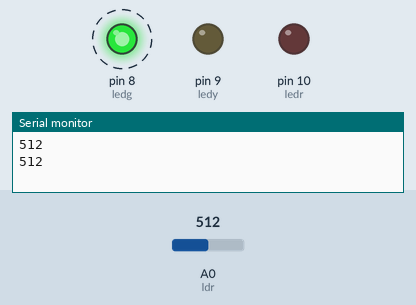
This sketch was run on a simulated Arduino Uno, built with avr-gcc and run on an emulated ATmega328P. On the bench: output pins drawn as LEDs (lit = HIGH), the last lines printed to the serial monitor. Dashed ring = blinking. The inputs (shaded band) are chosen by the test bench; at power-on: A0 (ldr) = 512.

Above: at 1.2 s.
1.3 s: A0 (ldr) set to 86
4.3 s: A0 (ldr) set to 75
At 5.3 s:
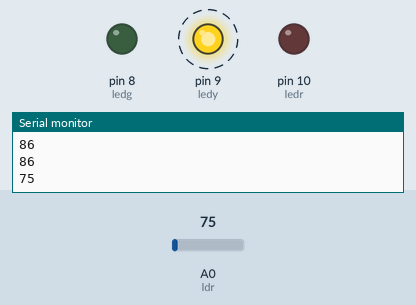
7.3 s: A0 (ldr) set to 33
10.3 s: A0 (ldr) set to 26
At 11.4 s:
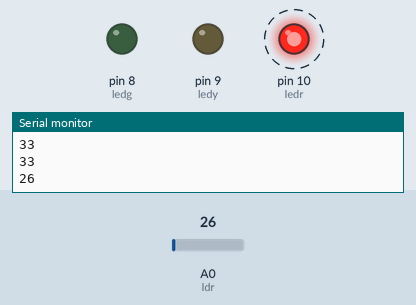
13.3 s: A0 (ldr) set to 90
At 13.9 s:
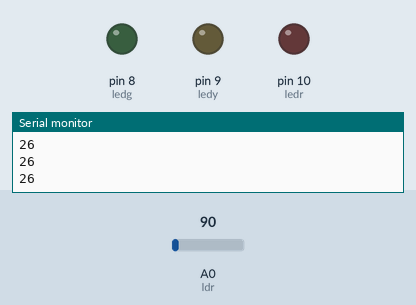
16.3 s: A0 (ldr) set to 70
At 17.4 s:
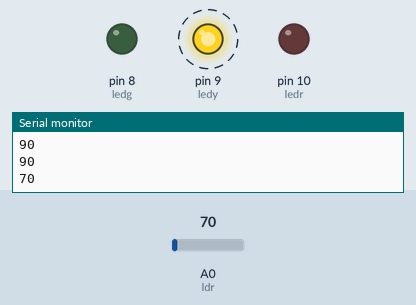
Timing chart, 0 to 20.3 s (numbered marks = the images above; inputs shaded):
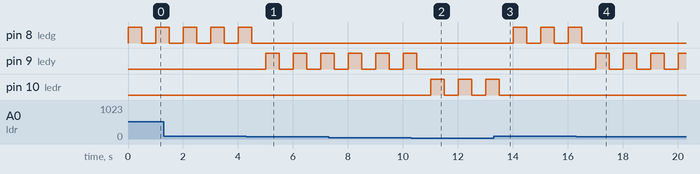

The sketch:

LDR_niveis_de_luz.ino
```cpp
// Variáveis de LEDs
#define ldr A0
int ledr = 10; // LED Vermelho
int ledy = 9; // LED Amarelo
int ledg = 8; // LED Verde

// Variável contador

void setup() {
// Especificando que o LED RGB terá 3 saídas (3 pinos).
  pinMode(ledr, OUTPUT);
  pinMode(ledg, OUTPUT);
  pinMode(ledy, OUTPUT);
  Serial.begin(9600);
}

void loop() {
  if (analogRead(ldr) > 80){ // Neste caso, quando tiver muita luz, o led verde irá ascender
    Serial.println(analogRead(ldr));
    vd();
  }
  else if ((analogRead(ldr) <= 80) && (analogRead(ldr) >= 30)){ // Neste caso, quando tiver luz média, o led amarelo irá ascender
    Serial.println(analogRead(ldr));
    am();
  }else{ // Neste caso, quando tiver pouca luz, o led vermelho irá ascender
    Serial.println(analogRead(ldr));
    vm();
  }
}

void vm(void){
  digitalWrite(ledr, HIGH);
  delay(500);
  digitalWrite(ledr, LOW);
  delay(500);
}

void vd(void){
  digitalWrite(ledg, HIGH);
  delay(500);
  digitalWrite(ledg, LOW);
  delay(500);
}

void am(void){
  digitalWrite(ledy, HIGH);
  delay(500);
  digitalWrite(ledy, LOW);
  delay(500);
}
```

Measured:
- the behaviour switches between 81 and 80 on A0 (ldr) (found by bisection; images 0 and 1)
- the behaviour switches between 30 and 29 on A0 (ldr) (found by bisection; images 1 and 2)
- after the input at 4.3 s, pin 8 (ledg): goes on until 4.5 s, then stays LOW; pin 9 (ledy): alternates HIGH for 0.50 s and LOW for 0.50 s, starting after 0.70 s
- after the input at 10.3 s, pin 9 (ledy): goes on until 10.5 s, then stays LOW; pin 10 (ledr): alternates HIGH for 0.50 s and LOW for 0.50 s, starting after 0.71 s
- after the input at 13.3 s, pin 8 (ledg): alternates HIGH for 0.50 s and LOW for 0.50 s, starting after 0.71 s; pin 10 (ledr): goes on until 13.5 s, then stays LOW
- after the input at 16.3 s, pin 8 (ledg): goes on until 16.5 s, then stays LOW; pin 9 (ledy): alternates HIGH for 0.50 s and LOW for 0.50 s, starting after 0.71 s
- by itself, pin 8 (ledg): alternates HIGH for 0.50 s and LOW for 0.50 s
